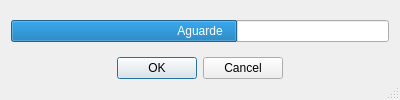
<?xml version="1.0" encoding="UTF-8"?>
<ui version="4.0">
 <class>WaitShow</class>
 <widget class="QDialog" name="WaitShow">
  <property name="geometry">
   <rect>
    <x>0</x>
    <y>0</y>
    <width>400</width>
    <height>100</height>
   </rect>
  </property>
  <property name="windowTitle">
   <string>Aguarde...</string>
  </property>
  <property name="sizeGripEnabled">
   <bool>true</bool>
  </property>
  <property name="modal">
   <bool>true</bool>
  </property>
  <layout class="QGridLayout" name="gridLayout">
   <item row="1" column="0">
    <widget class="QProgressBar" name="progress_bar">
     <property name="minimum">
      <number>0</number>
     </property>
     <property name="value">
      <number>60</number>
     </property>
     <property name="textVisible">
      <bool>true</bool>
     </property>
     <property name="invertedAppearance">
      <bool>false</bool>
     </property>
     <property name="format">
      <string>Aguarde</string>
     </property>
    </widget>
   </item>
   <item row="3" column="0">
    <widget class="QDialogButtonBox" name="button_box">
     <property name="orientation">
      <enum>Qt::Horizontal</enum>
     </property>
     <property name="standardButtons">
      <set>QDialogButtonBox::Cancel|QDialogButtonBox::Ok</set>
     </property>
     <property name="centerButtons">
      <bool>true</bool>
     </property>
    </widget>
   </item>
  </layout>
 </widget>
 <resources/>
 <connections/>
</ui>
